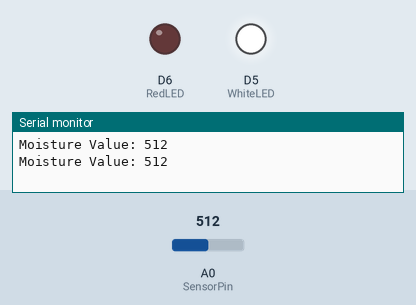
A sketch run on a simulated ESP8266 (NodeMCU). Shown: output pins drawn as LEDs (lit = HIGH), the last lines printed to the serial monitor. Inputs (shaded band) come from the test bench; at power-on: A0 (SensorPin) = 512.

Above: at 1.8 s.
1.9 s: A0 (SensorPin) set to 585
3.4 s: A0 (SensorPin) set to 613
At 5.2 s:
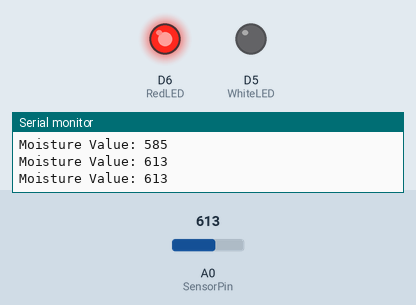
5.5 s: A0 (SensorPin) set to 590
At 6.7 s:
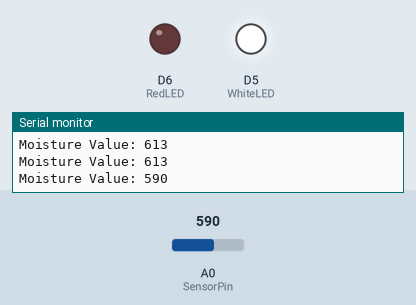
7.5 s: A0 (SensorPin) set to 610
At 9.4 s:
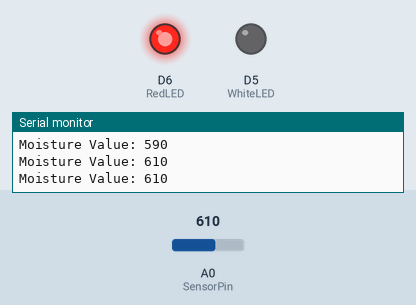
Timing chart, 0 to 10.5 s (numbered marks = the images above; inputs shaded):
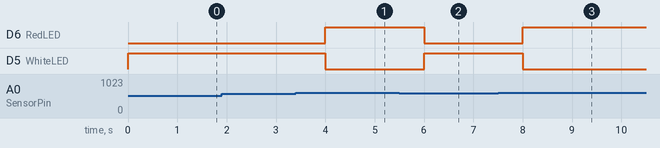

The sketch:

led.ino
```cpp
#define SensorPin A0       // Analog pin A0 for moisture sensor
#define RedLED    D6       // Red LED pin
#define WhiteLED  D5       // White LED pin

int sensorVal;

void setup() {
  Serial.begin(115200);
  pinMode(RedLED, OUTPUT);
  pinMode(WhiteLED, OUTPUT);
}

void loop() {
  sensorVal = analogRead(SensorPin);
  Serial.print("Moisture Value: ");
  Serial.println(sensorVal);

  if (sensorVal < 600) {
    // Dry moisture - turn on Red LED
    digitalWrite(RedLED, LOW);
    digitalWrite(WhiteLED, HIGH);
  }
  else if (sensorVal > 300) {
    // Wet moisture - turn on White LED
    digitalWrite(RedLED, HIGH);
    digitalWrite(WhiteLED, LOW);
  }
  else {
    // Normal range - turn off both LEDs
    digitalWrite(RedLED, LOW);
    digitalWrite(WhiteLED, LOW);
  }

  delay(1000); // Wait for 1 second
}
```

Measured:
- the behaviour switches between 599 and 600 on A0 (SensorPin) (found by bisection; images 0 and 1)
- after the input at 3.4 s, D6 (RedLED): LOW → HIGH after 0.60 s; D5 (WhiteLED): HIGH → LOW after 0.60 s
- after the input at 5.5 s, D6 (RedLED): HIGH → LOW after 0.50 s; D5 (WhiteLED): LOW → HIGH after 0.50 s
- after the input at 7.5 s, D6 (RedLED): LOW → HIGH after 0.50 s; D5 (WhiteLED): HIGH → LOW after 0.50 s
